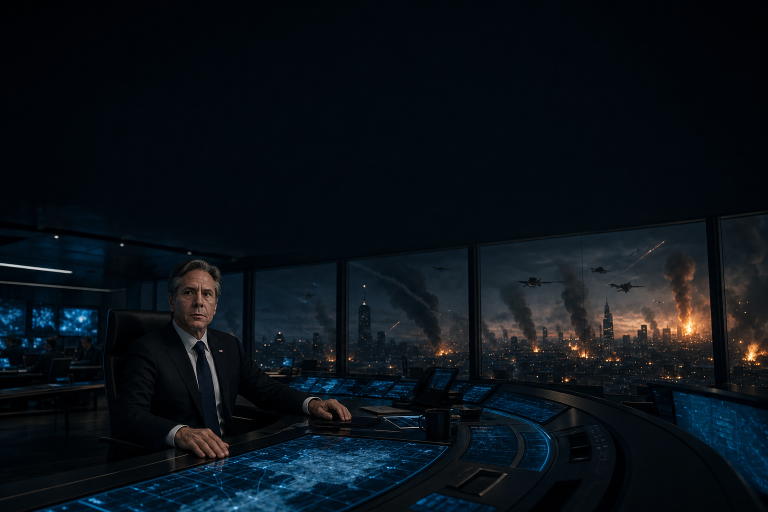
#> input picture design/art/theater/warroom/president-warroom-bg_raw.png, 1536 x 1024 px (shown at 1/2 size); its folder holds 5 pictures in this run
$ python repack_warroom_art.py
#> lines starting #> are read from the running program, lines starting #| are printed output that depends on the picture
#!/usr/bin/env python3
"""Repack the War Room raws into DISPLAY-sized power-of-two atlases.

OpenRA's ImageWidget draws a chrome region at its NATIVE pixel size (it does not scale to the
widget bounds), so each atlas region must already be the size we want on screen. The texture as a
whole still has to be power-of-two, so we pack small display-sized cells into POT atlases.

Reads the raws produced by generate_warroom_art.py (design/art/theater/warroom/*_raw.png) and
writes the final atlases into mods/theater/bits/warroom/. Safe to re-run.
"""
import os
import subprocess
import sys

from PIL import Image

HERE = os.path.dirname(os.path.abspath(__file__))
REPO = os.path.abspath(os.path.join(HERE, "..", ".."))
RAW = os.path.join(HERE, "theater", "warroom")
OUT = os.path.join(REPO, "mods", "theater", "bits", "warroom")


def keyfit(name, cell):
    """chroma-key + fit a raw into a transparent cell x cell PNG; return an RGBA Image or None."""
    raw = os.path.join(RAW, f"{name}_raw.png")
    if not os.path.exists(raw):
        print(f"  MISS raw {name}")
        return None
    out = os.path.join(RAW, f"{name}_fit{cell}.png")
    r = subprocess.run(
        [sys.executable, os.path.join(HERE, "postprocess_cameo.py"),
         "--in", raw, "--out", out, "--width", str(cell), "--height", str(cell), "--tol", "90"],
        capture_output=True, text=True)
    if r.returncode != 0:
        print(f"  FAIL keyfit {name}: {r.stderr}")
        return None
    return Image.open(out).convert("RGBA")


def atlas(out_name, atlas_size, cell, names):
    a = Image.new("RGBA", (atlas_size, atlas_size), (0, 0, 0, 0))
    spots = [(0, 0), (cell, 0), (0, cell), (cell, cell)]
    for name, (x, y) in zip(names, spots):
        im = keyfit(name, cell)
        if im is not None:
            a.paste(im, (x, y), im)
    a.save(os.path.join(OUT, out_name))
    print(f"  wrote {out_name} {a.size} (cell {cell})")


def main():
    os.makedirs(OUT, exist_ok=True)

    # President — center-crop the scene to ~1.6:1, resize to 420x260, place in a 512x512 POT canvas.
    raw = os.path.join(RAW, "president-warroom-bg_raw.png")
    if os.path.exists(raw):
        im = Image.open(raw).convert("RGB")
#> im is the input picture: PIL image 1536x1024 RGB; mean R, G, B 10.6, 18, 24.3
        w, h = im.size
#> w = 1536; h = 1024
        tw, th = 420, 260
        # crop to the target aspect about the center, then resize.
        ar = tw / th
        if w / h > ar:
            nw = int(h * ar); im = im.crop(((w - nw) // 2, 0, (w - nw) // 2 + nw, h))
        else:
            nh = int(w / ar); im = im.crop((0, (h - nh) // 2, w, (h - nh) // 2 + nh))
#> after `nh = int(w / ar)`: nh = 950
#> after `im = im.crop((0, (h - nh) // 2, w, (h - nh) // 2 + nh))`:
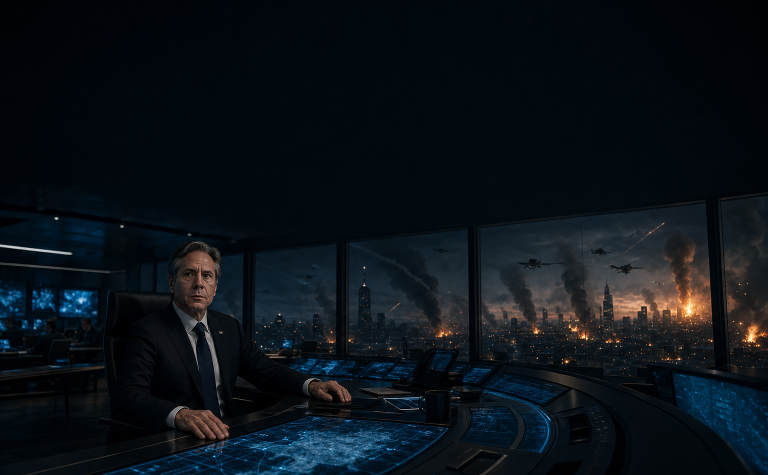
#> im: PIL image 1536x950 RGB (shown at 1/2 size); mean R, G, B 11.2, 18.2, 24.4
        im = im.resize((tw, th), Image.LANCZOS).convert("RGBA")
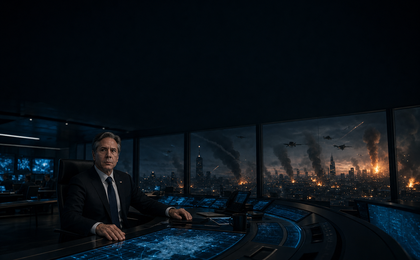
#> im: PIL image 420x260 RGBA; mean R, G, B, A 11.2, 18.2, 24.4, 255
        canvas = Image.new("RGBA", (512, 512), (0, 0, 0, 0))
#> canvas: PIL image 512x512 RGBA; every value is 0
        canvas.paste(im, (0, 0))
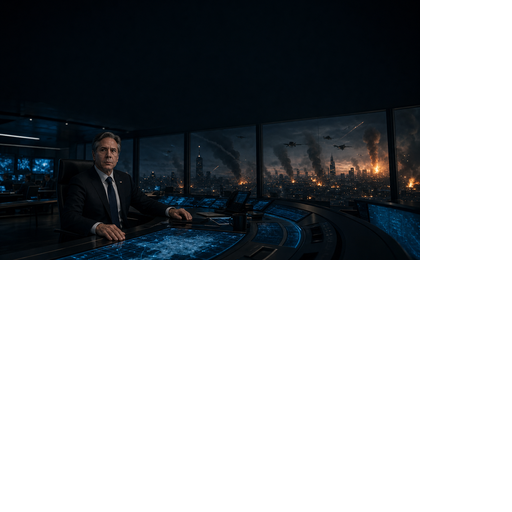
#> canvas: PIL image 512x512 RGBA; mean R, G, B, A 4.7, 7.6, 10.2, 106.2; transparent parts drawn white
        canvas.save(os.path.join(OUT, "president-warroom-bg.png"))
        print(f"  wrote president-warroom-bg.png (512,512) region 0,0,{tw},{th}")

    # Crest — 56px keyed into a 64x64 POT canvas.
    crest = keyfit("theater-crest", 56)
    if crest is not None:
        canvas = Image.new("RGBA", (64, 64), (0, 0, 0, 0))
        canvas.paste(crest, (4, 4), crest)
        canvas.save(os.path.join(OUT, "theater-crest.png"))
        print("  wrote theater-crest.png (64,64) region 4,4,56,56")

    # 32px icon atlases (64x64 POT).
    atlas("domains.png", 64, 32, ["icon-vehicle", "icon-infantry", "icon-aircraft", "icon-naval"])
#> in atlas, `a = Image.new("RGBA", (atlas_size, atlas_size), (0, 0, 0, 0))`: a: PIL image 64x64 RGBA; every value is 0
#|   wrote domains.png (64, 64) (cell 32)
    atlas("icons.png", 64, 32, ["res-credits", "res-power", "res-supplies", "res-pop"])
#|   wrote icons.png (64, 64) (cell 32)

    # 48px atlases (128x128 POT) — cards + staff.
    atlas("cards.png", 128, 48, ["card-satellite", "card-ew", "card-precision", "card-black"])
#> in atlas (call 3), `a = Image.new("RGBA", (atlas_size, atlas_size), (0, 0, 0, 0))`: a: PIL image 128x128 RGBA; every value is 0
#|   wrote cards.png (128, 128) (cell 48)
    atlas("staff.png", 128, 48, ["staff-general", "staff-admiral", "staff-scientist", "staff-intel"])
#|   wrote staff.png (128, 128) (cell 48)

    print("\n=== final atlas sizes ===")
    import glob
    for p in sorted(glob.glob(os.path.join(OUT, "*.png"))):
        print(os.path.basename(p), Image.open(p).size)


if __name__ == "__main__":
    main()
